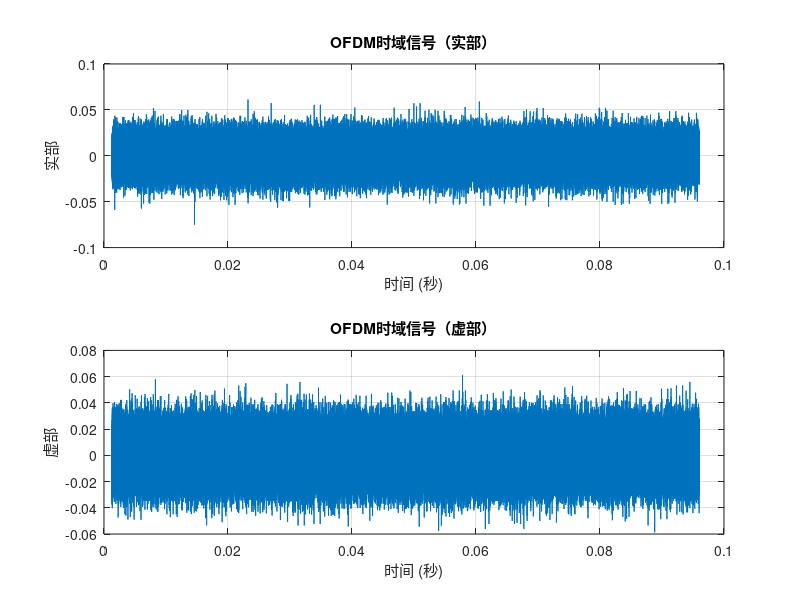

This chart was generated by the following MATLAB code:
clc
clear all
%定义DAB mode 1 参数    %
%   帧持续时间：96ms   每帧包含4个CIF(不包含FIC)；每CIF有55296 Bit    %
%   FIC总数据率：96/kbps FIB：12个  MSC总数据率：2304/kbps    %
%   符号有效期： 1ms 副载波数目：1536   %
%   脚本只包含DQPSK 和 OFDM 调制 生成的DAB数据流链路，未进行卷积编码以及符号同步
%   总子载波1536中，仅1200个用于数据，其余用于同步和保护间隔。

% --- DAB模式一参数 ---
Con_off = 1;  % 不使用卷积编码
Con_on  = 0;
% 保护间隔点数（Δ=504T=246μs）
% 基础时间单位T=1/2048000秒
% 采样率=2.048 MHz
required_bits = 233472;%补上数据，不使用卷积编码不匹配
%参数设置
if Con_off  %不使用卷积编码
frame_duration = 96e-3; %帧持续时间
bitsrate_MSC = 2304e3;%MSC数据率
bitsrate_FIC = 96e3;%FIC数据率
T =1/2048000; 
fs = 1/T;


%生成 原始 比特流  
FIC_bits = randi([0,1], 96e3 * frame_duration, 1);      % 固定FIC=9,216 bits 

MSC_required = required_bits - length(FIC_bits);        % MSC需补足至233,472-9,216=224,256 bits 

MSC_bits = randi([0,1], MSC_required, 1);               % 修正MSC比特数 

Total_bits = [FIC_bits; MSC_bits];  %233,472 bits

end

if Con_on %使用卷积编码 
end

%------------ DQPSK 调制 -------------------

num_Subc = 1536;%有效子载波数

num_Loop = 76;%一共76个OFDM符号+1个0符号

SymQPSKtmp = reshape(Total_bits,2,num_Subc*num_Loop)'; 

%转为0-3；用于QPSK符号索引

SymQPSKtmptmp = bi2de(SymQPSKtmp,2,'left-msb');

%   --- 定义π/4 DQPSK查找表 ---
%00->pi/4 01->3*pi/4  10->-3*pi/4  11->-pi/4 
delta_phase_table = [pi/4 , 3*pi/4 , -3*pi/4 , -pi/4];

initial_ref_phase = 0;%初始化基准相位
current_ref_phase = initial_ref_phase;%前相位定义

%---生成 差分编码复数符号
diff_symbols = zeros( num_Loop*num_Subc , 1);%储存所有QPSK符号

for i=1 :num_Subc*num_Loop
    %获取输入索引
    idx = SymQPSKtmptmp(i);

    %获取相位变化
    delat_phase = delta_phase_table(idx + 1);

    %当前相位 = 变化相位 + 前相位
    current_phase = delat_phase + current_ref_phase;

    % 将相位转为复数（如π/4 → (1+1i)/√2）
    diff_symbols(i) = exp(1i *current_phase);
    
    %状态传递
    current_ref_phase = current_phase;

end





%-----OFDM调制-----------
%现在将DQPSK符号分配到有效子载波上
ifft_size = 2048;
num_subc_total = 1536;
cp_length = 504; %保护间隔长度

% 初始化频域符号矩阵（补零后的IFFT输入）
ofdm_symbols_freq = zeros(ifft_size , num_Loop); %每行代表一个OFDM符号频域数据

%计算1536载波在2048里的位置，然后前后都补上0
start_idx_ifft = (ifft_size - num_subc_total)/2 + 1 ;
end_idx_ifft = start_idx_ifft + num_subc_total-1;

for i =1 :num_Loop
    %循环处理每个OFDM符号
    start_data = (i-1)*num_Subc + 1;%第i个OFDM符号的1载波
    end_data = num_Subc*i;%第i个OFDM符号的第1536个载波

    data_symbols = diff_symbols(start_data : end_data);%存储第i个OFDM符号的数据

    % 将1536数据补零到2048点（居中）
    ofdm_symbols_freq(start_idx_ifft:end_idx_ifft,  i) = data_symbols;
end

%-------IFFT与保护间隔（GI）添加
tx_signal = [];
for i = 1:num_Loop
    %对每个OFDM进行IFFT
    %频域 → 时域：将多个子载波的频域数据合并成一个时域波形
    ifft_data = ifft(ofdm_symbols_freq(:,i) , ifft_size);
    %保留2048个采样点
    ifft_data_valid = ifft_data(1:ifft_size);

    %CP
    cp = ifft_data_valid(end - cp_length +1 : end);%取末尾504个点作为保护间隔
    % 生成OFDM符号时域信号（504+2048=2552点）
    ofdm_symbol_time = [cp; ifft_data_valid];
    tx_signal = [tx_signal; ofdm_symbol_time];
end


% --- 生成零符号的时域信号（全零）---
null_symbol_time = zeros(2656, 1);  % 零符号持续时间为2656T


%0符号和OFDM符号拼接
tx_frame = [null_symbol_time; tx_signal];  % 总点数=2656 + 76×2552=196,608点


%-----绘制时域图像
t_total = (0:length(tx_frame) -1)/fs;%计算时间
% 绘制实部和虚部分量
figure;
subplot(2,1,1);%图像两行1列的第一个
plot(t_total, real(tx_frame));
xlabel('时间 (秒)');
ylabel('实部');
title('OFDM时域信号（实部）');
grid on;%网格线

subplot(2,1,2);
plot(t_total, imag(tx_frame));
xlabel('时间 (秒)');
ylabel('虚部');
title('OFDM时域信号（虚部）');
grid on;
